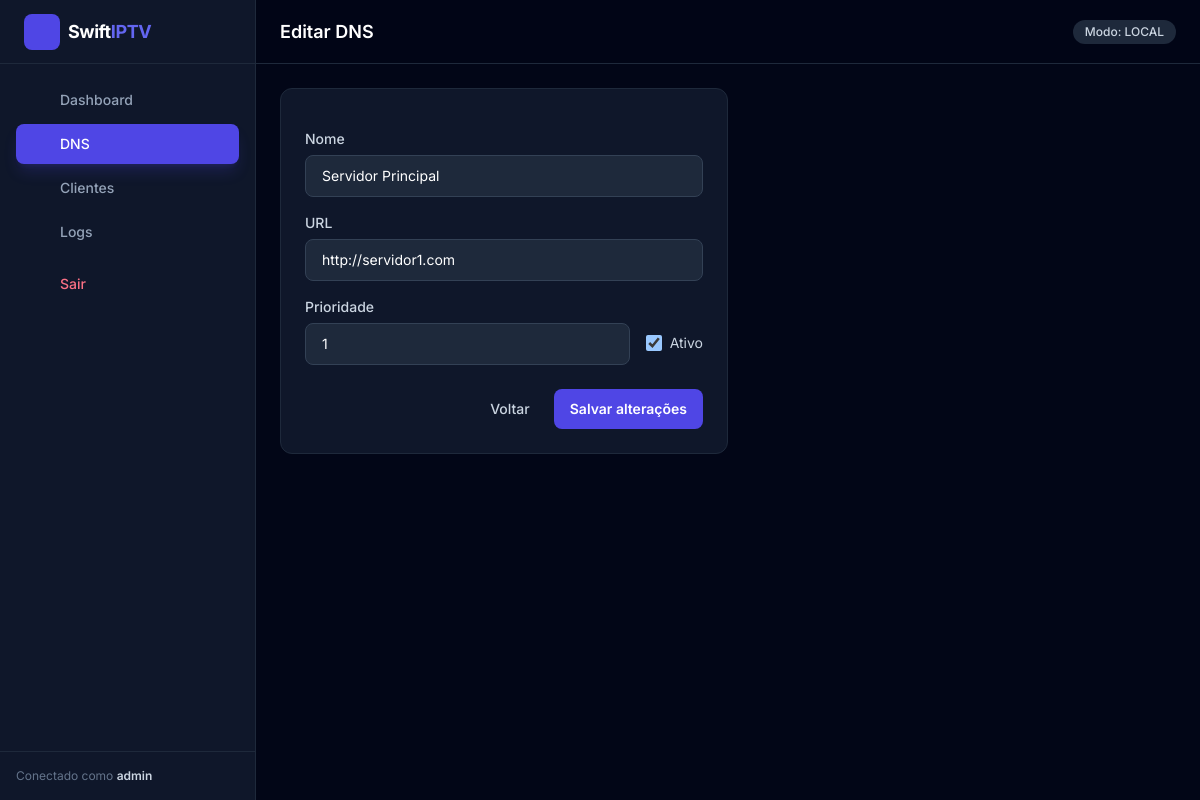
Page /dns/edit.php?id=1 (signed in) on the committed database.
### tables this page shows
CREATE TABLE server_dns (
    id            INT UNSIGNED NOT NULL AUTO_INCREMENT,
    nome          VARCHAR(150)  NOT NULL,
    url           VARCHAR(255)  NOT NULL,
    ativo         TINYINT(1)    NOT NULL DEFAULT 1,
    prioridade    INT           NOT NULL DEFAULT 0,
    criado_em     DATETIME      NOT NULL DEFAULT CURRENT_TIMESTAMP,
    atualizado_em DATETIME      NOT NULL DEFAULT CURRENT_TIMESTAMP ON UPDATE CURRENT_TIMESTAMP,
    PRIMARY KEY (id),
    KEY idx_dns_ativo_prio (ativo, prioridade)
);

### dns/edit.php (the view, shortened to what this page needs)
<?php
require_once __DIR__ . '/../includes/functions.php';
$pdo  = db();
$id   = (int) ($_GET['id'] ?? $_POST['id'] ?? 0);
$stmt = $pdo->prepare('SELECT * FROM server_dns WHERE id = ? LIMIT 1');
$stmt->execute([$id]);
$dns = $stmt->fetch();
?>
<div class="max-w-md rounded-xl border border-slate-800 bg-slate-900 p-6">
    <form method="post" class="space-y-4">
        <div>
            <label class="mb-1.5 block text-sm font-medium text-slate-300">Nome</label>
            <input type="text" name="nome" required value="<?= e($dns['nome']) ?>" class="w-full rounded-lg border border-slate-700 bg-slate-800 px-4 py-2.5 text-sm text-white focus:border-brand-500 focus:outline-none">
        </div>
        <div>
            <label class="mb-1.5 block text-sm font-medium text-slate-300">URL</label>
            <input type="url" name="url" required value="<?= e($dns['url']) ?>" class="w-full rounded-lg border border-slate-700 bg-slate-800 px-4 py-2.5 text-sm text-white focus:border-brand-500 focus:outline-none">
        </div>
        <div class="flex items-center gap-4">
            <div class="flex-1">
                <label class="mb-1.5 block text-sm font-medium text-slate-300">Prioridade</label>
                <input type="number" name="prioridade" min="0" value="<?= (int) $dns['prioridade'] ?>" class="w-full rounded-lg border border-slate-700 bg-slate-800 px-4 py-2.5 text-sm text-white focus:border-brand-500 focus:outline-none">
            </div>
            <label class="mt-6 flex items-center gap-2 text-sm text-slate-300">
                <input type="checkbox" name="ativo" <?= $dns['ativo'] ? 'checked' : '' ?> class="h-4 w-4 rounded border-slate-600 bg-slate-800 text-brand-600"> Ativo
            </label>
        </div>
        <div class="flex justify-end gap-2 pt-2">
            <a href="index.php" class="rounded-lg px-4 py-2.5 text-sm font-medium text-slate-300 hover:bg-slate-800">Voltar</a>
            <button type="submit" class="rounded-lg bg-brand-600 px-4 py-2.5 text-sm font-semibold text-white hover:bg-brand-700">Salvar alterações</button>
        </div>
    </form>
</div>

### assets/style.css (style rules this page uses)
:root { color-scheme: dark; }

### rows in the picture
server_dns: nome "Servidor Principal", url "http://servidor1.com", prioridade "1", ativo "☑"

### other values in the picture
$item['label'] "Dashboard"
$item['label'] "DNS"
$item['label'] "Clientes"
$item['label'] "Logs"
$op['username'] "admin"
$title "Editar DNS"
AUTH_MODE "LOCAL"
